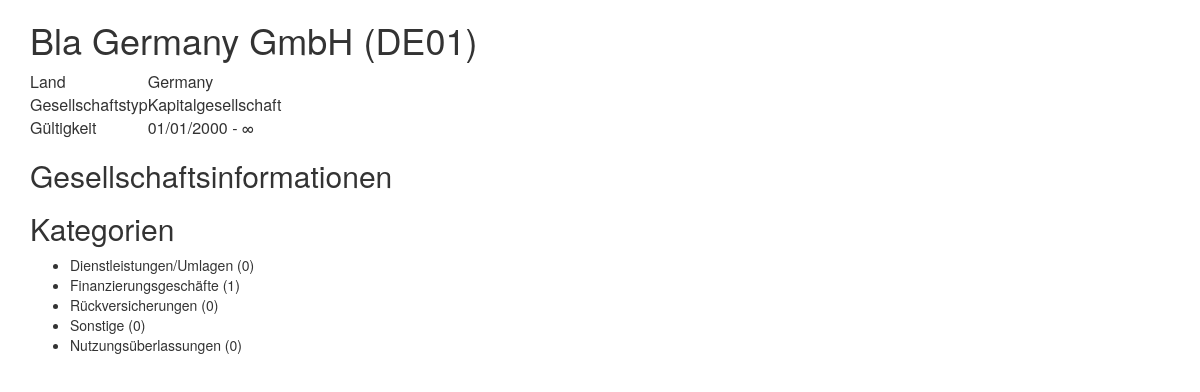
/company/1/, run on the app's committed database.
### documenter/models.py (models this page shows, shortened)
class Company(models.Model):
    shortname = models.CharField(max_length=50, unique=True)
    name = models.CharField(max_length=255)
    category = models.ForeignKey(CompanyCategory)
    country = models.CharField(max_length=2, choices=ISO31661a2)
    data_json = models.TextField(default='{}')
    begin = models.DateField(default=datetime.date.today())
    end = models.DateField(blank=True, null=True)

class CompanyCategory(models.Model):
    name = models.CharField(max_length=120)
    template_json = models.TextField()
    def __str__(self):
        return self.name

class DealingCategory(models.Model):
    name = models.CharField(max_length=120)
    template_json = models.TextField(default='{}')

### documenter/views.py (the view)
# urls.py: url(r'^company/(?P<id>\d+)/$', CompanyDetailView.as_view(), name='company-detail-view'),
class CompanyDetailView(View):
    def get(self, request, *args, **kwargs):
        company = Company.objects.get(pk=self.kwargs['id'])
        categories = DealingCategory.objects.annotate(
            num_dealings=Count(Case(
                When(Q(dealing__beneficiary=company) | Q(dealing__supplier=company), then=1),
            ))
        )
        dealing_list = Dealing.objects.filter(Q(beneficiary=company) | Q(supplier=company))
        return render(request, 'documenter/company_detail.html', context={
            'company': company,
            'categories': categories,
            'dealing_list': dealing_list
        })

### documenter/templatetags/documenter_filter.py (called while the page is built)
@register.filter(is_safe=False)
def date_or_infinite(value):
    if value is None:
        return mark_safe('&#8734;')
    try:
        return formats.date_format(value, "SHORT_DATE_FORMAT")
    except AttributeError:
        try:
            return format(value, "SHORT_DATE_FORMAT")
        except AttributeError:
            return ''

### documenter/templates/documenter/company_detail.html (shortened to what this page needs)
{% extends 'base.html' %}
{% load static %}
{% load documenter_filter %}
{% block content %}
<div class="col-md-12">
    <h1>{{ company.name }} ({{ company.shortname }})</h1>
    <table>
        <tr>
            <td>Land</td>
            <td>{{ company.get_country_display }}</td>
        </tr>
        <tr>
            <td>Gesellschaftstyp</td>
            <td>{{ company.category }}</td>
        </tr>
        <tr>
            <td>Gültigkeit</td>
            <td>{{ company.begin|date_or_infinite }} - {{ company.end|date_or_infinite }}</td>
        </tr>
    </table>
    <div id="company_description">
        <h2>Gesellschaftsinformationen</h2>
    </div>
    <div id="dealing_list">
        <h2>Kategorien</h2>
        <ul>
            {% for category in categories %}
                <li>{{ category.name }} ({{ category.num_dealings }})</li>
            {% endfor %}
        </ul>
    </div>
</div>
{% endblock %}

### documenter/templates/base.html (shortened to what this page needs)
{% load staticfiles %}
<html lang="en">
<head>
    <link rel="stylesheet" href="//maxcdn.bootstrapcdn.com/bootstrap/3.2.0/css/bootstrap.min.css">
    <link rel="stylesheet" href="//maxcdn.bootstrapcdn.com/bootstrap/3.2.0/css/bootstrap-theme.min.css">
    <link rel="stylesheet" href="{% static 'css/documenter.css' %}">
</head>
<body>
    <div class="container-fluid">
        {% block content %}{% endblock %}
    </div>
</body>
</html>

### data on the page
Company: name "Bla Germany GmbH", shortname "DE01", country "Germany", category "Kapitalgesellschaft", begin "01/01/2000", end "∞"
DealingCategory: name "Dienstleistungen/Umlagen", num_dealings "0"
DealingCategory: name "Finanzierungsgeschäfte", num_dealings "1"
DealingCategory: name "Rückversicherungen", num_dealings "0"
DealingCategory: name "Sonstige", num_dealings "0"
DealingCategory: name "Nutzungsüberlassungen", num_dealings "0"
